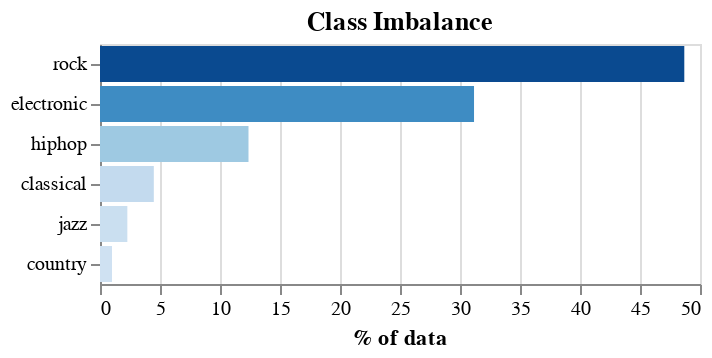

Notebook code cell kept with this figure:
### Code cell
#visualize class imbalance (% of data by genre in scope)
class_dis = pd.DataFrame(data_df['label'].value_counts(normalize=True) *
                         100).reset_index()

alt.Chart(class_dis).mark_bar().encode(
    x=alt.X('label:Q', title='% of data'),
    y=alt.Y('index:N', sort='-x', title=None),
    color=alt.Color('label:Q',
                    legend=None)).properties(title='Class Imbalance')

### Figure 1 — Vega specification as saved in the notebook (floating-point values rounded to 4 significant figures)
{"$schema": "https://vega.github.io/schema/vega/v5.json", "data": [{"name": "source_0"}, {"name": "data_0", "values": [{"index": "rock", "label": 48.69, "label_end": 48.69, "label_start": 0.0}, {"index": "electronic", "label": 31.17, "label_end": 31.17, "label_start": 0.0}, {"index": "hiphop", "label": 12.37, "label_end": 12.37, "label_start": 0.0}, {"index": "classical", "label": 4.484, "label_end": 4.484, "label_start": 0.0}, {"index": "jazz", "label": 2.279, "label_end": 2.279, "label_start": 0.0}, {"index": "country", "label": 1.002, "label_end": 1.002, "label_start": 0.0}]}, {"name": "source_0_y_domain_index", "values": [{"index": "rock", "sort_field": 48.69}, {"index": "electronic", "sort_field": 31.17}, {"index": "hiphop", "sort_field": 12.37}, {"index": "classical", "sort_field": 4.484}, {"index": "jazz", "sort_field": 2.279}, {"index": "country", "sort_field": 1.002}]}, {"name": "data_0_color_domain_label", "values": [{"min": 1.002, "max": 48.69}]}], "signals": [{"name": "y_step", "value": 20}, {"name": "height", "update": "bandspace(domain('y').length, 0.1, 0.05) * y_step"}], "marks": [{"type": "rect", "name": "marks", "from": {"data": "data_0"}, "encode": {"update": {"fill": {"field": "label", "scale": "color"}, "x2": {"field": "label_start", "scale": "x"}, "y": {"field": "index", "scale": "y"}, "height": {"signal": "max(0.25, bandwidth('y'))"}, "x": {"field": "label_end", "scale": "x"}}}, "style": ["bar"]}], "scales": [{"name": "x", "type": "linear", "domain": {"data": "data_0", "fields": ["label_start", "label_end"]}, "range": [0, {"signal": "width"}], "nice": true, "zero": true}, {"name": "y", "type": "band", "domain": {"data": "source_0_y_domain_index", "field": "index", "sort": {"op": "max", "field": "sort_field", "order": "descending"}}, "range": {"step": {"signal": "y_step"}}, "paddingOuter": 0.05, "paddingInner": 0.1}, {"name": "color", "type": "linear", "domain": [{"signal": "(data(\"data_0_color_domain_label\")[0] || {}).min"}, {"signal": "(data(\"data_0_color_domain_label\")[0] || {}).max"}], "range": "ramp", "zero": false, "interpolate": "hcl"}], "axes": [{"scale": "x", "ticks": false, "minExtent": 0, "labels": false, "aria": false, "maxExtent": 0, "tickCount": {"signal": "ceil(width/40)"}, "grid": true, "zindex": 0, "domain": false, "gridScale": "y", "orient": "bottom"}, {"scale": "x", "tickCount": {"signal": "ceil(width/40)"}, "labelOverlap": true, "title": "% of data", "zindex": 0, "orient": "bottom", "labelFlush": true, "grid": false}, {"scale": "y", "zindex": 0, "grid": false, "orient": "left"}], "title": {"text": "Class Imbalance", "frame": "group"}, "padding": 5, "width": 300, "style": "cell", "background": "white"}
